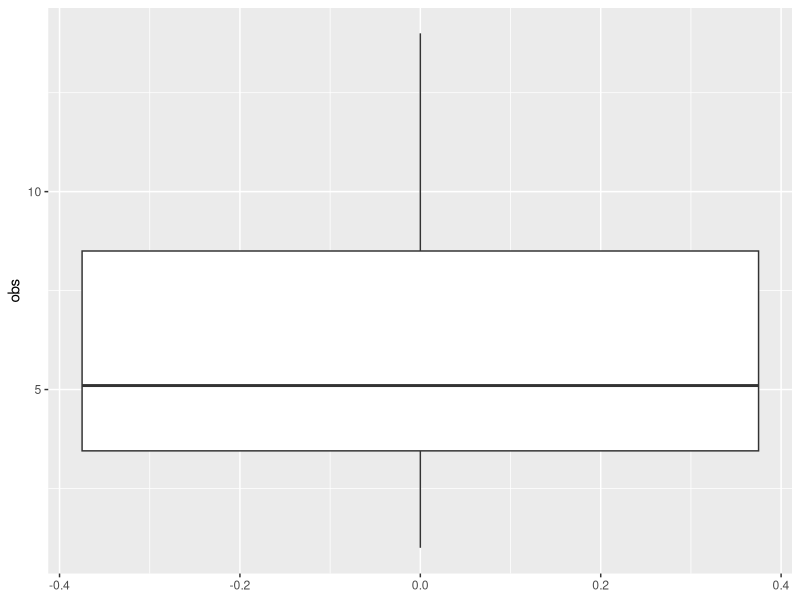
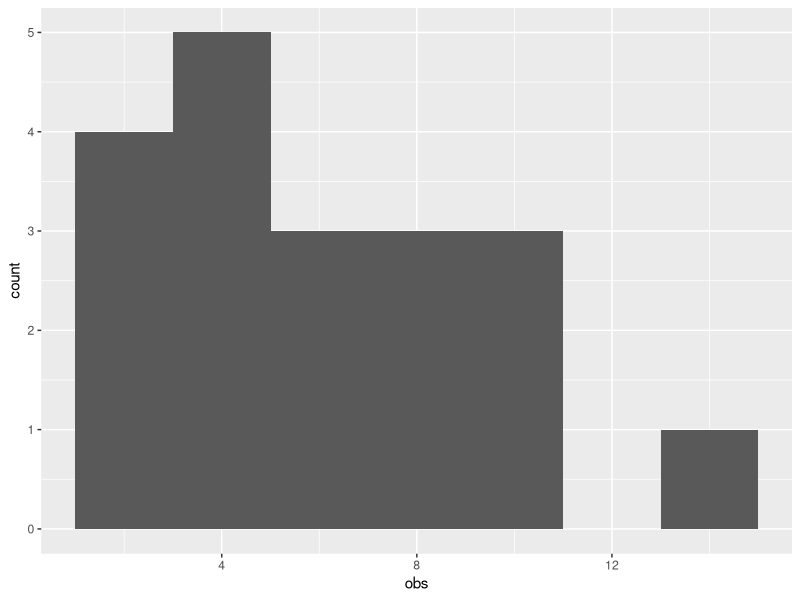
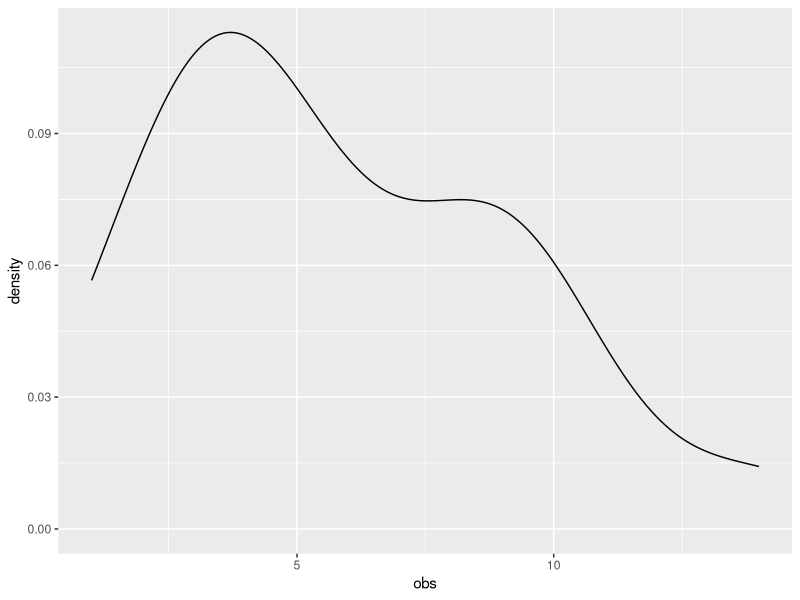

Write R code to recreate these figures, in order.
## ---- chunk 1
library(readxl)
df = read_excel(path="../files/ex_obs_yournames.xlsx",sheet="data")
df
## ---- chunk 2
summary(df)
## ---- chunk 3
nrow(df)
## ---- chunk 4
library(ggplot2)
## ---- chunk 5

ggplot(df,aes(y=obs))+
  geom_boxplot()
## ---- chunk 6

ggplot(df,aes(x=obs))+
  geom_histogram(binwidth=2)
## ---- chunk 7

ggplot(df,aes(x=obs))+
  geom_density()
